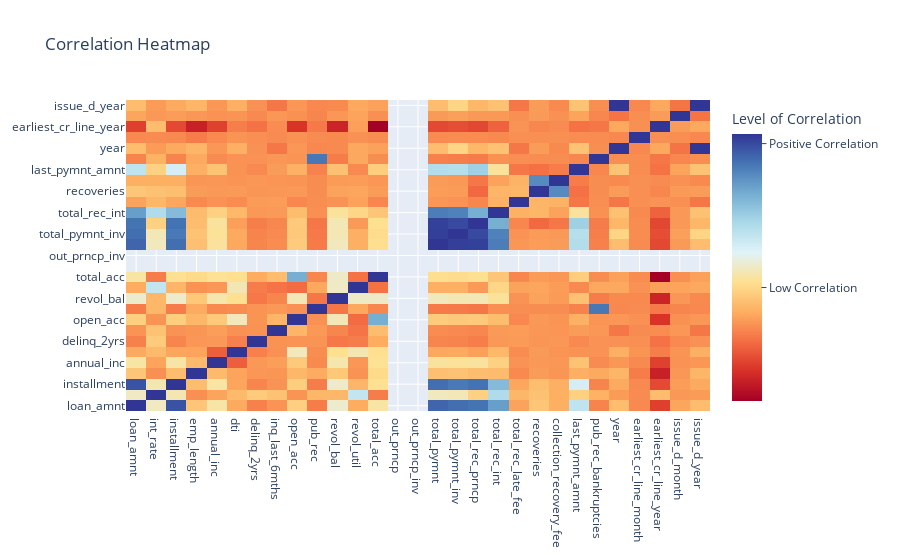

Source (notebook cell):
### Code cell
# We will use df_correlations dataframe to analyze our correlations.
df_correlations = numeric_variables.corr()
trace = go.Heatmap(z=df_correlations.values,
                   x=df_correlations.columns,
                   y=df_correlations.columns,
                  colorscale=[[0.0, 'rgb(165,0,38)'], 
                              [0.1111111111111111, 'rgb(215,48,39)'], 
                              [0.2222222222222222, 'rgb(244,109,67)'], 
                              [0.3333333333333333, 'rgb(253,174,97)'], 
                              [0.4444444444444444, 'rgb(254,224,144)'], 
                              [0.5555555555555556, 'rgb(224,243,248)'], 
                              [0.6666666666666666, 'rgb(171,217,233)'], 
                              [0.7777777777777778, 'rgb(116,173,209)'], 
                              [0.8888888888888888, 'rgb(69,117,180)'], 
                              [1.0, 'rgb(49,54,149)']],
            colorbar = dict(
            title = 'Level of Correlation',
            titleside = 'top',
            tickmode = 'array',
            tickvals = [-0.52,0.2,0.95],
            ticktext = ['Negative Correlation','Low Correlation','Positive Correlation'],
            ticks = 'outside'
        )
                  )

layout = {"title": "Correlation Heatmap"}
data=[trace]

fig = dict(data=data, layout=layout)
iplot(fig, filename='labelled-heatmap')

### Figure 1 — Plotly figure (JSON) as saved in the notebook; plotly's stock layout.template omitted (floating-point values rounded to 4 significant figures; data arrays with more than 128 entries replaced by an {"elided": "..."} marker saying what was removed)
{"data": [{"colorbar": {"tickmode": "array", "ticks": "outside", "ticktext": ["Negative Correlation", "Low Correlation", "Positive Correlation"], "tickvals": [-0.52, 0.2, 0.95], "title": {"side": "top", "text": "Level of Correlation"}}, "colorscale": [[0, "rgb(165,0,38)"], [0.1111, "rgb(215,48,39)"], [0.2222, "rgb(244,109,67)"], [0.3333, "rgb(253,174,97)"], [0.4444, "rgb(254,224,144)"], [0.5556, "rgb(224,243,248)"], [0.6667, "rgb(171,217,233)"], [0.7778, "rgb(116,173,209)"], [0.8889, "rgb(69,117,180)"], [1, "rgb(49,54,149)"]], "type": "heatmap", "x": ["loan_amnt", "int_rate", "installment", "emp_length", "annual_inc", "dti", "delinq_2yrs", "inq_last_6mths", "open_acc", "pub_rec", "revol_bal", "revol_util", "total_acc", "out_prncp", "out_prncp_inv", "total_pymnt", "total_pymnt_inv", "total_rec_prncp", "total_rec_int", "total_rec_late_fee", "recoveries", "collection_recovery_fee", "last_pymnt_amnt", "pub_rec_bankruptcies", "year", "earliest_cr_line_month", "earliest_cr_line_year", "issue_d_month", "issue_d_year"], "y": ["loan_amnt", "int_rate", "installment", "emp_length", "annual_inc", "dti", "delinq_2yrs", "inq_last_6mths", "open_acc", "pub_rec", "revol_bal", "revol_util", "total_acc", "out_prncp", "out_prncp_inv", "total_pymnt", "total_pymnt_inv", "total_rec_prncp", "total_rec_int", "total_rec_late_fee", "recoveries", "collection_recovery_fee", "last_pymnt_amnt", "pub_rec_bankruptcies", "year", "earliest_cr_line_month", "earliest_cr_line_year", "issue_d_month", "issue_d_year"], "z": {"elided": "29x29 float values"}}], "layout": {"title": {"text": "Correlation Heatmap"}}}
